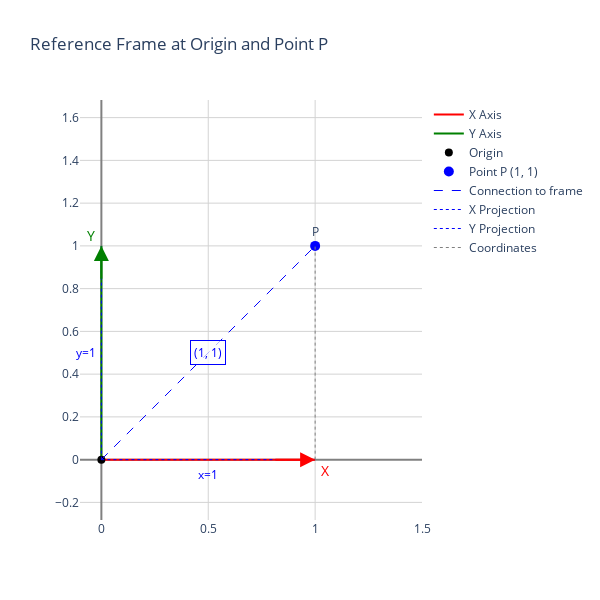

Notebook code for this chart:
### Code cell
import numpy as np
import plotly.graph_objects as go

# Create a 2D point
point = np.array([1, 1])

# Create a figure with Plotly
fig = go.Figure()

# Add the reference frame axes (origin) - with arrows at unit length
# X axis with arrow (red) - without text, we'll add it with an annotation
fig.add_trace(go.Scatter(
    x=[0, 1], y=[0, 0],
    mode='lines',  # Removed text from here
    line=dict(color='red', width=2),
    name='X Axis'
))

# Add arrow and label X for X axis
fig.add_annotation(
    x=1, y=0,
    ax=0.8, ay=0,
    xref="x", yref="y",
    axref="x", ayref="y",
    showarrow=True,
    arrowhead=2,
    arrowsize=1.5,
    arrowwidth=2,
    arrowcolor='red'
)

# Add X label as separate annotation for better positioning
fig.add_annotation(
    x=1.05,  # Positioned slightly after the axis end
    y=-0.05,  # Slightly below the axis
    text="X",
    showarrow=False,
    font=dict(color='red', size=14),
    xref="x", yref="y"
)

# Y axis with arrow (green) - without text
fig.add_trace(go.Scatter(
    x=[0, 0], y=[0, 1],
    mode='lines',  # Removed text from here
    line=dict(color='green', width=2),
    name='Y Axis'
))

# Add arrow for Y axis
fig.add_annotation(
    x=0, y=1,
    ax=0, ay=0.8,
    xref="x", yref="y",
    axref="x", ayref="y",
    showarrow=True,
    arrowhead=2,
    arrowsize=1.5,
    arrowwidth=2,
    arrowcolor='green'
)

# Add Y label as separate annotation for better positioning
fig.add_annotation(
    x=-0.05,  # Slightly to the left of the axis
    y=1.05,   # Positioned slightly above the axis end
    text="Y",
    showarrow=False,
    font=dict(color='green', size=14),
    xref="x", yref="y"
)

# Add the origin
fig.add_trace(go.Scatter(
    x=[0], y=[0],
    mode='markers',
    marker=dict(color='black', size=8, symbol='circle'),
    name='Origin'
))

# Add the point
fig.add_trace(go.Scatter(
    x=[point[0]], y=[point[1]],
    mode='markers+text',
    marker=dict(color='blue', size=10),
    text=['P'],
    textposition="top center",
    name=f"Point P ({point[0]}, {point[1]})"
))

# Calculate the middle point of the line for exact positioning
mid_x = (0 + point[0]) / 2
mid_y = (0 + point[1]) / 2

# Draw a dashed line from the origin to the point
fig.add_trace(go.Scatter(
    x=[0, point[0]], y=[0, point[1]],
    mode='lines',
    line=dict(color='blue', width=1, dash='dash'),
    name='Connection to frame'
))

# Add the coordinates as an annotation directly on the line
fig.add_annotation(
    x=mid_x,
    y=mid_y,
    text=f"({point[0]}, {point[1]})",
    showarrow=False,
    font=dict(color='blue', size=12),
    bgcolor='rgba(255, 255, 255, 0.7)',  # Semi-transparent white background
    bordercolor='blue',
    borderwidth=1,
    borderpad=3
)

# Add projections on the axes as dotted lines
# Projection on X axis - using annotation instead of text in scatter
fig.add_trace(go.Scatter(
    x=[0, point[0]], y=[0, 0],
    mode='lines',
    line=dict(color='blue', width=1, dash='dot'),
    name='X Projection'
))

# Add X projection label as annotation
fig.add_annotation(
    x=point[0]/2,
    y=-0.07,
    text=f"x={point[0]}",
    showarrow=False,
    font=dict(color='blue', size=12),
    xref="x", yref="y"
)

# Projection on Y axis - using annotation instead of text in scatter
fig.add_trace(go.Scatter(
    x=[0, 0], y=[0, point[1]],
    mode='lines',
    line=dict(color='blue', width=1, dash='dot'),
    name='Y Projection'
))

# Add Y projection label as annotation
fig.add_annotation(
    x=-0.07,
    y=point[1]/2,
    text=f"y={point[1]}",
    showarrow=False,
    font=dict(color='blue', size=12),
    xref="x", yref="y"
)

# Perpendicular lines from the point to the axes
fig.add_trace(go.Scatter(
    x=[point[0], point[0]], y=[0, point[1]],
    mode='lines',
    line=dict(color='gray', width=1, dash='dot'),
    name='Coordinates'
))

# Configure the figure
fig.update_layout(
    title="Reference Frame at Origin and Point P",
    xaxis=dict(range=[-0.1, 1.5], title=""),  # Adjusted range for better visualization
    yaxis=dict(range=[-0.1, 1.5], title=""),
    width=600, height=600,
    plot_bgcolor='white',
    yaxis_scaleanchor="x",  # Ensures that X and Y scales are equal
    yaxis_scaleratio=1
)

# Grid
fig.update_xaxes(showgrid=True, gridwidth=1, gridcolor='lightgray', zeroline=True, zerolinewidth=2, zerolinecolor='gray')
fig.update_yaxes(showgrid=True, gridwidth=1, gridcolor='lightgray', zeroline=True, zerolinewidth=2, zerolinecolor='gray')

fig.show()

### Figure 1 — Plotly figure (JSON) as saved in the notebook; plotly's stock layout.template omitted (floating-point values rounded to 4 significant figures)
{"data": [{"line": {"color": "red", "width": 2}, "mode": "lines", "name": "X Axis", "type": "scatter", "x": [0, 1], "y": [0, 0]}, {"line": {"color": "green", "width": 2}, "mode": "lines", "name": "Y Axis", "type": "scatter", "x": [0, 0], "y": [0, 1]}, {"marker": {"color": "black", "size": 8, "symbol": "circle"}, "mode": "markers", "name": "Origin", "type": "scatter", "x": [0], "y": [0]}, {"marker": {"color": "blue", "size": 10}, "mode": "markers+text", "name": "Point P (1, 1)", "text": ["P"], "textposition": "top center", "type": "scatter", "x": [1], "y": [1]}, {"line": {"color": "blue", "dash": "dash", "width": 1}, "mode": "lines", "name": "Connection to frame", "type": "scatter", "x": [0, 1], "y": [0, 1]}, {"line": {"color": "blue", "dash": "dot", "width": 1}, "mode": "lines", "name": "X Projection", "type": "scatter", "x": [0, 1], "y": [0, 0]}, {"line": {"color": "blue", "dash": "dot", "width": 1}, "mode": "lines", "name": "Y Projection", "type": "scatter", "x": [0, 0], "y": [0, 1]}, {"line": {"color": "gray", "dash": "dot", "width": 1}, "mode": "lines", "name": "Coordinates", "type": "scatter", "x": [1, 1], "y": [0, 1]}], "layout": {"annotations": [{"arrowcolor": "red", "arrowhead": 2, "arrowsize": 1.5, "arrowwidth": 2, "ax": 0.8, "axref": "x", "ay": 0, "ayref": "y", "showarrow": true, "x": 1, "xref": "x", "y": 0, "yref": "y"}, {"font": {"color": "red", "size": 14}, "showarrow": false, "text": "X", "x": 1.05, "xref": "x", "y": -0.05, "yref": "y"}, {"arrowcolor": "green", "arrowhead": 2, "arrowsize": 1.5, "arrowwidth": 2, "ax": 0, "axref": "x", "ay": 0.8, "ayref": "y", "showarrow": true, "x": 0, "xref": "x", "y": 1, "yref": "y"}, {"font": {"color": "green", "size": 14}, "showarrow": false, "text": "Y", "x": -0.05, "xref": "x", "y": 1.05, "yref": "y"}, {"bgcolor": "rgba(255, 255, 255, 0.7)", "bordercolor": "blue", "borderpad": 3, "borderwidth": 1, "font": {"color": "blue", "size": 12}, "showarrow": false, "text": "(1, 1)", "x": 0.5, "y": 0.5}, {"font": {"color": "blue", "size": 12}, "showarrow": false, "text": "x=1", "x": 0.5, "xref": "x", "y": -0.07, "yref": "y"}, {"font": {"color": "blue", "size": 12}, "showarrow": false, "text": "y=1", "x": -0.07, "xref": "x", "y": 0.5, "yref": "y"}], "height": 600, "plot_bgcolor": "white", "title": {"text": "Reference Frame at Origin and Point P"}, "width": 600, "xaxis": {"gridcolor": "lightgray", "gridwidth": 1, "range": [-0.1, 1.5], "showgrid": true, "title": {"text": ""}, "zeroline": true, "zerolinecolor": "gray", "zerolinewidth": 2}, "yaxis": {"gridcolor": "lightgray", "gridwidth": 1, "range": [-0.1, 1.5], "scaleanchor": "x", "scaleratio": 1, "showgrid": true, "title": {"text": ""}, "zeroline": true, "zerolinecolor": "gray", "zerolinewidth": 2}}}
